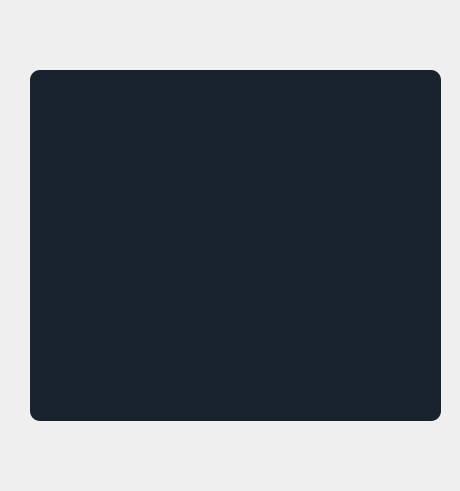
<?xml version="1.0" encoding="UTF-8"?>
<ui version="4.0">
 <class>Form</class>
 <widget class="QWidget" name="Form">
  <property name="geometry">
   <rect>
    <x>0</x>
    <y>0</y>
    <width>460</width>
    <height>491</height>
   </rect>
  </property>
  <property name="windowTitle">
   <string>Form</string>
  </property>
  <widget class="QTextEdit" name="txtEdit_preg">
   <property name="geometry">
    <rect>
     <x>30</x>
     <y>70</y>
     <width>411</width>
     <height>351</height>
    </rect>
   </property>
   <property name="styleSheet">
    <string notr="true">  background-color: #19232D;
  border: 0px solid #32414B;
  padding: 0px;
  color: #F0F0F0;
  selection-background-color: #1464A0;
  selection-color: #F0F0F0;

	border-radius: 10;</string>
   </property>
  </widget>
 </widget>
 <resources>
  <include location="../../IMAG.qrc"/>
 </resources>
 <connections/>
</ui>
